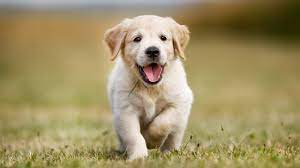
#> input picture week3-coding-exercise/2202775/dog.jfif, 300 x 168 px
$ jupyter execute UCCC2513_Indiv_task2_2202775.ipynb   (text cells are left out)
#> lines starting #> are read from the running program, lines starting #| are printed output that depends on the picture; pictures that were not available may be replaced by others from this repository, and a replacement may not be noted
[cell 1]
#1

import cv2

# Load the image
image_path = 'dog.jfif'
img = cv2.imread(image_path, cv2.IMREAD_UNCHANGED)
#> img is the input picture: shape (168, 300, 3); mean B, G, R 101.4, 145.2, 160.5

# Display the image (optional)
cv2.imshow('Image', img)
cv2.waitKey(0)
cv2.destroyAllWindows()

# Save the image in PNG format
output_path = 'dog.png'
cv2.imwrite(output_path, img)

print(f'Image saved as {output_path}')

[cell 2]
#2

# Load the original color image
color_image_path = 'color_image1.jpg'
color_img = cv2.imread(color_image_path)
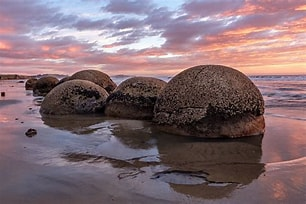
#> input picture week3-coding-exercise/2202775/color_image1.jpg, 306 x 204 px
#> color_img is the input picture: shape (204, 306, 3); mean B, G, R 114.2, 107.6, 129.6

# Convert the color image to grayscale
gray_img = cv2.cvtColor(color_img, cv2.COLOR_BGR2GRAY)
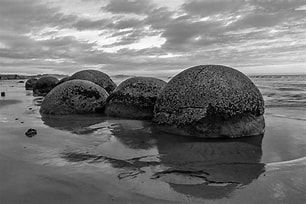
#> gray_img: shape (204, 306); min 0, max 255, mean 115

# Display both images
cv2.imshow('Color Image', color_img)
cv2.imshow('Grayscale Image', gray_img)
cv2.waitKey(0)
cv2.destroyAllWindows()

[cell 3]
img = cv2.imread('color_image2.jpg')
img_grayscale = cv2.imread('color_image2.jpg', 0)

cv2.imshow("original", img)
cv2.imshow('grayscale', img_grayscale)
cv2.waitKey(0)
cv2.destroyAllWindows()

[cell 4]
#3

# Open the video file
video_path = 'img_pexels.mp4'
cap = cv2.VideoCapture(video_path)

# Check if the video opened successfully
if not cap.isOpened():
    print("Error: Could not open video.")
    exit()

# Get the original video's frame dimensions
original_width = int(cap.get(cv2.CAP_PROP_FRAME_WIDTH))
original_height = int(cap.get(cv2.CAP_PROP_FRAME_HEIGHT))

# Define the new dimensions for resizing
new_width = original_width // 2  # Divide original width by 2
new_height = original_height // 2  # Divide original height by 2

# Define the codec and create VideoWriter object
output_path = 'smaller_img_pexels.avi'
fourcc = cv2.VideoWriter_fourcc(*'XVID')
out = cv2.VideoWriter(output_path, fourcc, 20.0, (new_width, new_height))

# Read until video is completed
while cap.isOpened():
    ret, frame = cap.read()
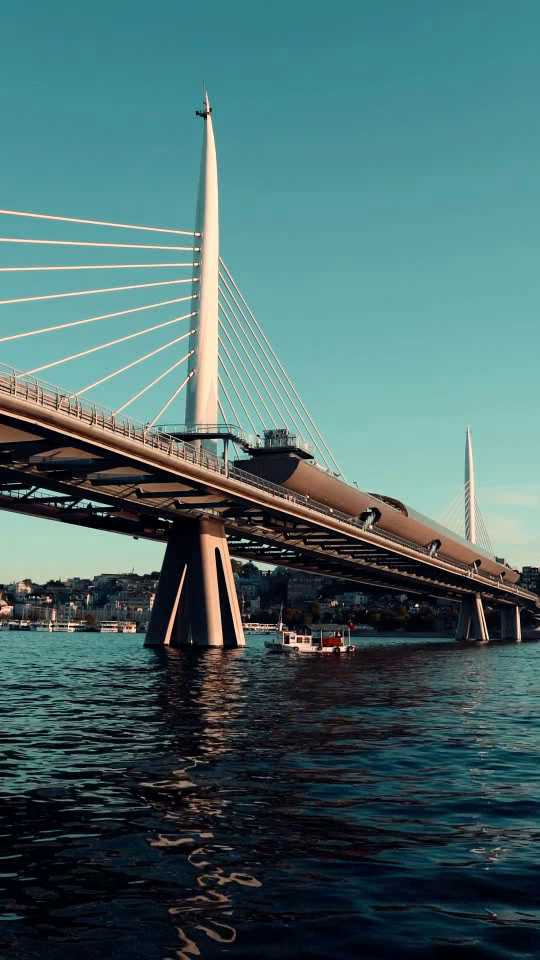
#> input picture frame 4 of week3-coding-exercise/2202775/smaller_img_pexels.avi, 540 x 960 px, given in place of img_pexels.mp4, which was not available
#> frame is the input picture: shape (960, 540, 3); mean B, G, R 107.2, 105.7, 72.1
    if ret:
        # Resize the frame
        resized_frame = cv2.resize(frame, (new_width, new_height))
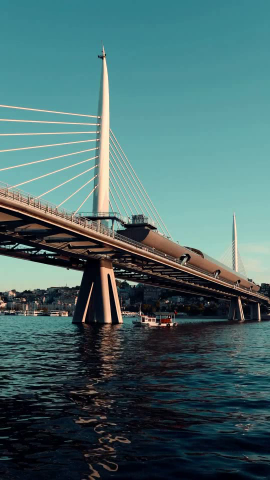
#> resized_frame: shape (480, 270, 3); mean B, G, R 107.3, 105.8, 72.2

        # Display the resized frame
        cv2.imshow('Resized Video', resized_frame)

        # Write the resized frame to the output video file
        out.write(resized_frame)

        # Press 'q' to exit
        if cv2.waitKey(25) & 0xFF == ord('q'):
#> (key q is pressed here)
            break
    else:
        break

# Release everything when done
cap.release()
out.release()
cv2.destroyAllWindows()

print(f'Video saved as {output_path}')

[cell 5]
#4

import time

# Load the original image using OpenCV
image_path = 'dog.jfif'
img = cv2.imread(image_path)

# Define the scale factor (4x)
scale_factor = 4

# Define interpolation methods in OpenCV
methods = [cv2.INTER_NEAREST, cv2.INTER_LINEAR, cv2.INTER_CUBIC]
method_names = ['Nearest Neighbor', 'Linear (Bilinear)', 'Cubic (Bicubic)']

# Perform resizing and measure execution time
for method, method_name in zip(methods, method_names):
    start_time = time.time()

    # Resize the image using the specified method
    resized_img = cv2.resize(img, None, fx=scale_factor, fy=scale_factor, interpolation=method)

    # Calculate and print the execution time
    execution_time = time.time() - start_time
    print(f'{method_name} interpolation took {execution_time:.4f} seconds')

    # Save the resized image
    output_path = f'dog_enlarged_{method_name}.jpg'
    cv2.imwrite(output_path, resized_img)
    print(f'Resized image saved as {output_path}\n')

# Display the original image using OpenCV (optional)
cv2.imshow('Original Image', img)
cv2.waitKey(0)
cv2.destroyAllWindows()
